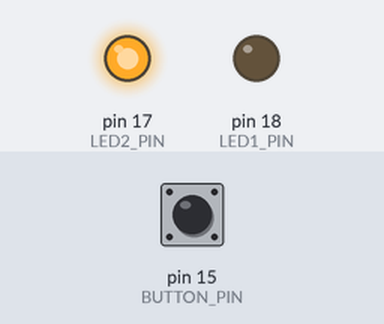
Recording of a sketch running on a simulated Arduino Uno, built with avr-gcc and run on an emulated ATmega328P. On the bench: output pins drawn as LEDs (lit = HIGH). The test bench sets the inputs (shaded band); at power-on: pin 15 (BUTTON_PIN) HIGH.

Above: at 1.2 s.
1.3 s: pin 15 (BUTTON_PIN) pulled LOW for 0.15 s
At 1.37 s:
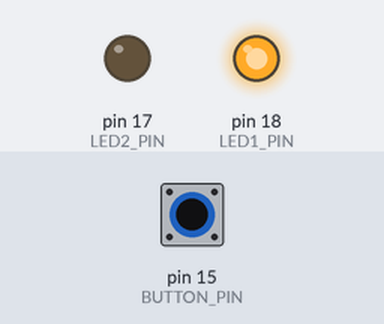
2.9 s: pin 15 (BUTTON_PIN) pulled LOW for 3.2 s
At 7.1 s:
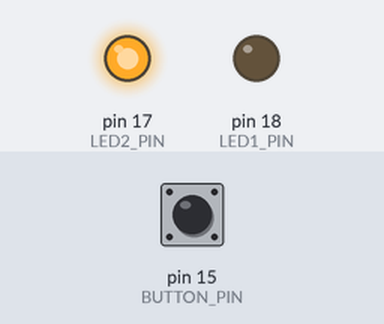
Timing chart, 0 to 8.6 s (numbered marks = the images above; inputs shaded):
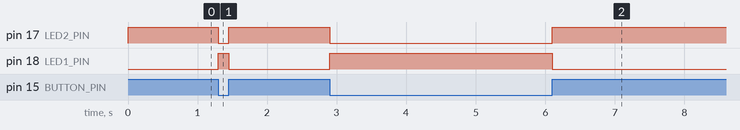

The sketch:

Macasero_Laboratory_3.ino
```cpp
#include <Arduino.h>

const uint8_t BUTTON_PIN = 15;
const uint8_t LED1_PIN = 18;
const uint8_t LED2_PIN = 17;

void setup() {
  pinMode(BUTTON_PIN, INPUT_PULLUP);
  pinMode(LED1_PIN, OUTPUT);
  pinMode(LED2_PIN, OUTPUT);
  digitalWrite(LED1_PIN, LOW);
  digitalWrite(LED2_PIN, HIGH);
}

void loop() {
  const bool pressed = (digitalRead(BUTTON_PIN) == LOW);
  digitalWrite(LED1_PIN, pressed ? HIGH : LOW);
  digitalWrite(LED2_PIN, pressed ? LOW : HIGH);
}
```

Measured:
- after the input at 1.3 s, pin 17 (LED2_PIN): HIGH → LOW at once, → HIGH 0.15 s later; pin 18 (LED1_PIN): LOW → HIGH at once, → LOW 0.15 s later
- after the input at 2.9 s, pin 17 (LED2_PIN): HIGH → LOW at once, → HIGH 3.2 s later; pin 18 (LED1_PIN): LOW → HIGH at once, → LOW 3.2 s later
